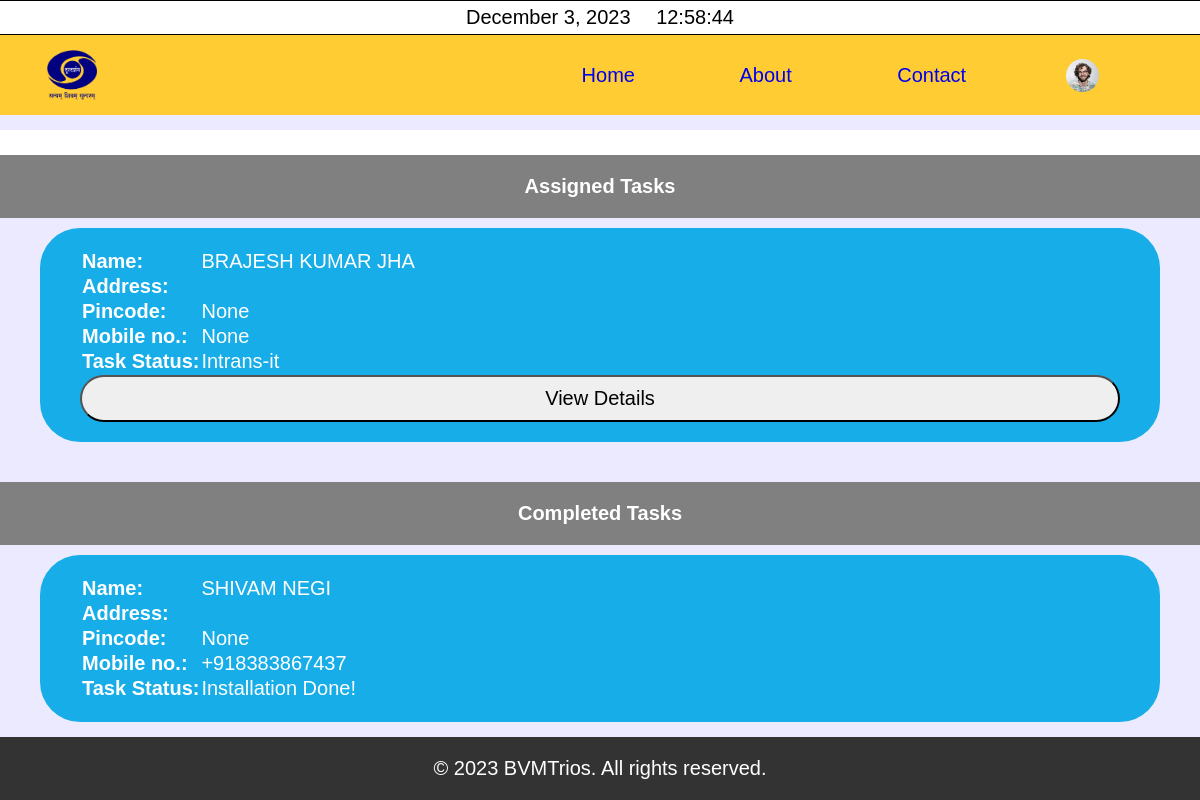
The app's page /user_dashboard/ (signed in) with its own data.
### ddApp/models.py (models this page shows, shortened)
class TaskAssigned(models.Model):
    installer = models.ForeignKey(User,on_delete=models.CASCADE)
    beneficiary = models.OneToOneField(BeneficiaryModel, on_delete=models.CASCADE)
    task_choices = (('Assigned','Assigned'), ('Intrans-it','Intrans-it'),('Initiated', 'Initiated'), ('Installation Done!', 'Installation Done!'))
    completion = models.CharField(max_length=64, choices=task_choices, default='Assigned')

class BeneficiaryModel(models.Model):
    name = models.CharField(max_length=64,null=True, blank=True)
    gender_choices = (('Male','Male'), ('Female', 'Female'), ('Others', 'Others'))
    gender = models.CharField(max_length=8, choices=gender_choices, blank=True)
    father_name_spouse_name = models.CharField(max_length=64,null=True, blank=True)
    house_bldg_apt = models.CharField(max_length=32,null=True, blank=True)
    street_road_lane = models.CharField(max_length=64,null=True, blank=True)
    landmark = models.CharField(max_length=68,null=True, blank=True)
    area_locality_sector = models.CharField(max_length=64,null=True, blank=True)
    village_town_city = models.CharField(max_length=64,null=True, blank=True)
    block = models.CharField(max_length=64, null=True, blank=True)
    district = models.CharField(max_length=32,null=True, blank=True)
    post_office = models.CharField(max_length=64,null=True, blank=True)
    state = models.CharField(max_length=32,null=True, blank=True)
    pincode = models.CharField(max_length=6, validators=[
        RegexValidator(r'^\d{6}$', 'Enter a valid 6-digit PIN code.')
    ], null=True, blank=True)
    identity_proof = models.CharField(max_length=32, blank=True, null=True)
    type_beneficiary = models.CharField(max_length=16,null=True, blank=True)
    mobile = PhoneNumberField(region='IN', null=True, blank=True)

### ddApp/views.py (the view, shortened to what this page needs)
# urls.py: path('user_dashboard/', views.HomePage.as_view(), name='user_dashboard'),
@method_decorator(login_required, name='dispatch')
class HomePage(View):
    def get(self, request, *args, **kwargs):
        if request.user.is_superuser:
            tasks_data = TaskAssigned.objects.all()
            data = pd.DataFrame(list(tasks_data.values()))
            print(data.head())
            total_assigned_tasks = len(data)
            print('superuser')
            return render(request, 'superuser.html', {'total': total_assigned_tasks})
        else:
            print(self.request.user.username)
            task = TaskAssigned.objects.filter(installer=request.user)
            return render(request, 'home.html', {'tasks': task})

### ddApp/templates/home.html (shortened to what this page needs)
{% extends 'top.html' %}
{% block content %}
<h3>Assigned Tasks</h3>
<div class="assigned-tasks">
{% if tasks %}
    {% for task in tasks %}
        {% if task.completion != 'Installation Done!' %}
            <div class="beneficiary-details">
                <table>
                    <tr>
                        <th>Name:</th>
                        <td>{{ task.beneficiary.name }}</td>
                    </tr>
                    <tr>
                        <th>Address:</th>
                        <td>{{ task.beneficiary.address }}</td>
                    </tr>
                    <tr>
                        <th>Pincode:</th>
                        <td>{{ task.beneficiary.pincode }}</td>
                    </tr>
                    <tr>
                        <th>Mobile no.:</th>
                        <td>{{ task.beneficiary.mobile }}</td>
                    </tr>
                    <tr>
                        <th>Task Status:</th>
                        <td>{{ task.completion }}</td>
                    </tr>
                </table>
            {% if task.completion == 'Assigned' %}
                <a href="{% url 'change_task_status' task.id %}"><input class="btn" type="submit" value="Accept Task"></a>
            {% else %}
                <a href="{% url 'process_page' task.id %}"><input class="btn" type="button" value="View Details"></a>
            {% endif %}
             </div>
        {% endif %}
    {% endfor %}
{% endif %}
</div>
<h3>Completed Tasks</h3>
<div class="completed-tasks">
{% if tasks %}
    {% for task in tasks %}
        {% if task.completion == 'Installation Done!' %}
            <div class="beneficiary-details">
                <table>
                    <tr>
                        <th>Name:</th>
                        <td>{{ task.beneficiary.name }}</td>
                    </tr>
                    <tr>
                        <th>Address:</th>
                        <td>{{ task.beneficiary.address }}</td>
                    </tr>
                    <tr>
                        <th>Pincode:</th>
                        <td>{{ task.beneficiary.pincode }}</td>
                    </tr>
                    <tr>
                        <th>Mobile no.:</th>
                        <td>{{ task.beneficiary.mobile }}</td>
                    </tr>
                    <tr>
                        <th>Task Status:</th>
                        <td>{{ task.completion }}</td>
                    </tr>
                </table>
            </div>
        {% endif %}
    {% endfor %}
{% endif %}
</div>
{% endblock %}

### static/css/style.css (style rules this page uses)
* { margin: 0; padding: 0; font-family: 'Poppins', sans-serif; box-sizing: border-box; font-size: 20px; }
h3 { width: 100vw; text-align: center; padding: 2%; background-color: white; border-radius: solid 1px; }
body { font-family: Arial, sans-serif; background-color: #eceaff; margin: 0; padding: 0; }

### ddApp/templates/top.html (style rules this page uses)
a { text-decoration: none; }

### ddApp/templates/home.html (style rules this page uses)
h3 { text-align: center; background-color: grey; padding: 1em 2em; color: white; }
.assigned-tasks, .completed-tasks { margin: 0.5em 2em; }
.beneficiary-details { text-align: ; padding: 1em 2em; background-color: rgb(23, 173, 232); color: white; border-radius: 2em; margin-bottom: 2em; }
.btn { width: 100%; border-radius: 2em; padding:0.5em; font-size: 1em; }
th { text-align: left; width: 30%; }

### records on screen
TaskAssigned: beneficiary.name "BRAJESH KUMAR JHA", beneficiary.pincode "None", beneficiary.mobile "None", completion "Intrans-it"
TaskAssigned: beneficiary.name "SHIVAM NEGI", beneficiary.pincode "None", beneficiary.mobile "+918383867437", completion "Installation Done!"
